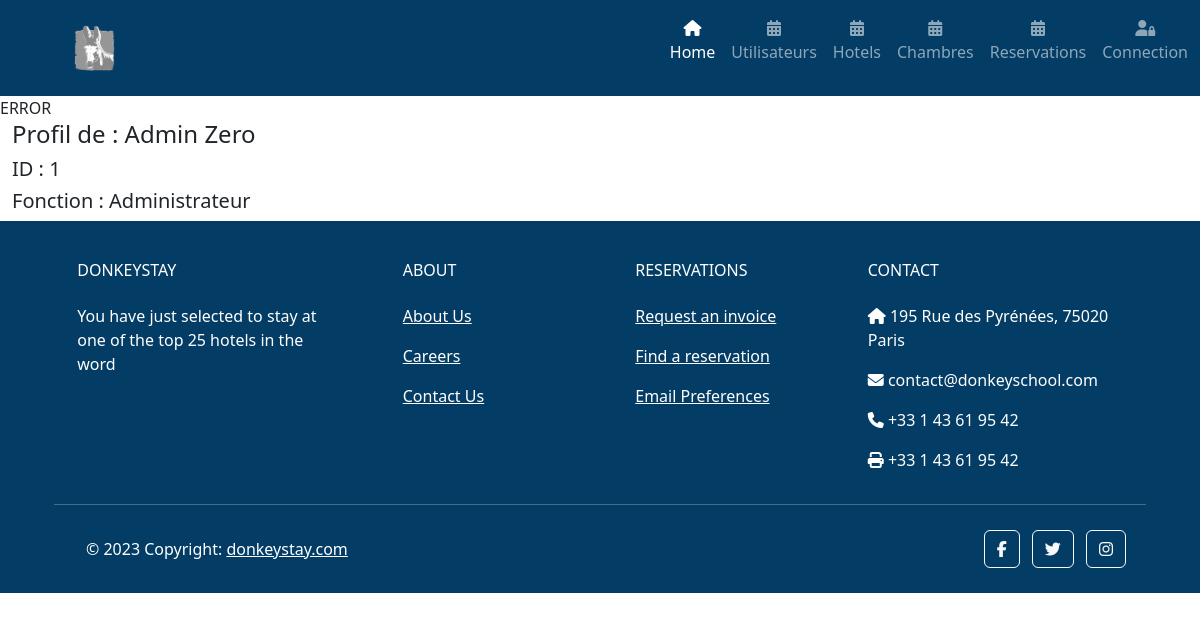
Page /user/userProfil/1 on the committed database.
### tables this page shows
CREATE TABLE IF NOT EXISTS `user` (
    `userID` INT AUTO_INCREMENT PRIMARY KEY NOT NULL,
    `userFirst` VARCHAR(50) NOT NULL,
    `userLast`VARCHAR(50) NOT NULL,
    `userEmail`VARCHAR(50) NOT NULL,
    `userAdmin` BOOLEAN NOT NULL,
    `userLogin` VARCHAR(255) NOT NULL,
    `userPass`VARCHAR(255) NOT NULL
);

### controllers/Controller.php (called while the page is built, shortened)
<?php
abstract class Controller
{
    public function render(string $fichier, array $datas = [], string $index = "index")
    {
        extract($datas);
        require_once ROOT . '/views/' . $fichier . '.php';
    }
}

### controllers/UserController.php (called while the page is built, shortened)
<?php
class UserController extends Controller
{
    public function userProfil(int $userID)
    {
        $user = new User;
        $user = $user->findByID($userID);
        $this->render('user/profil',['user' => $user]);
    }
}

### index.php (called while the page is built, shortened)
<?php
$router = new Router;
$router->start();

### models/User.php (called while the page is built, shortened)
<?php
class User extends DataBaseModel
{
    public function __construct()
    {
        $this->table = 'user';
    }
}

### models/DataBaseAccess.php (called while the page is built, shortened)
<?php
class DataBaseAccess extends PDO
{
    private static $instance;
    private function __construct()
    {
        $DataSourceName = 'mysql:dbname=' . self::DBNAME . ';host=' . self::DBHOST;
    }
    public static function getInstance ()
    {
        if(self::$instance === null){
            self::$instance = new self();
        }
        return self::$instance;
    }
}

### models/DataBaseModel.php (called while the page is built, shortened)
<?php
abstract class DataBaseModel extends DataBaseAccess
{
    protected $table;
    public function findByID(int $id)
    {
        return $this->requete("SELECT * FROM {$this->table} WHERE {$this->table}id = $id")->fetch();
    }
    public function requete(string $sql, array $attributs = null)
    {
        $this->dbAccess = DataBaseAccess::getInstance();
        if($attributs !== null){
            $query = $this->dbAccess->prepare($sql);
            $query->execute($attributs);
            return $query;
        }else{
            return $this->dbAccess->query($sql);
        }
    }
}

### views/user/profil.php (the view)
<div class="container-fluid">
    <h4>Profil de : <?= $user->userFirst ." ". $user->userLast; ?></h4>
    <div class="row">
        <article>
            <h5>ID : <?= $user->userID; ?></h5>
            <h5>Fonction : <?= $user->userAdmin ? "Administrateur" : "Utilisateur"; ?></h5>
        </article>
    </div>
</div>

### rows in the picture
user: userFirst "Admin", userLast "Zero", userID "1"
